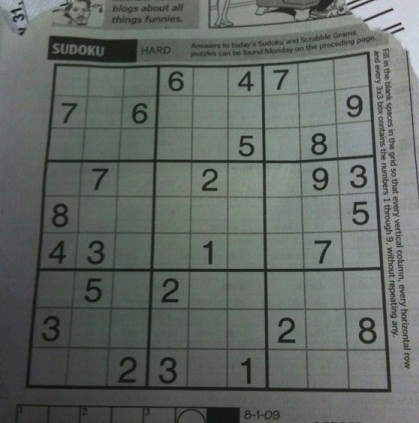
#> input picture examples/s5.png, 419 x 423 px
$ jupyter execute --allow-errors cv.ipynb   (shell and % lines are left out)   (Python 2 division)
#> lines starting #> are read from the running program, lines starting #| are printed output that depends on the picture; after the words box and inside, x2 and y2 are one past the last pixel; in counts of white or black regions, pixels touching at a corner belong together
[cell 1]
import cv2
import numpy as np
from matplotlib import pyplot as plt

[cell 2]
img_org = cv2.imread("./examples/s5.png")
#> img_org is the input picture: shape (423, 419, 3); mean B, G, R 99.5, 105.2, 98.3
img = cv2.cvtColor(img_org, cv2.COLOR_BGR2GRAY)
plt.imshow(img_org)

[cell 3]
w = img.shape[0]/10
#> w = 42
if w % 2 == 0:
    w += 1
#> w = 43

th = cv2.adaptiveThreshold(
    img,
    maxValue=1,
    adaptiveMethod=cv2.ADAPTIVE_THRESH_MEAN_C,
    thresholdType=cv2.THRESH_BINARY_INV,
    blockSize=w,
    C=0,
)
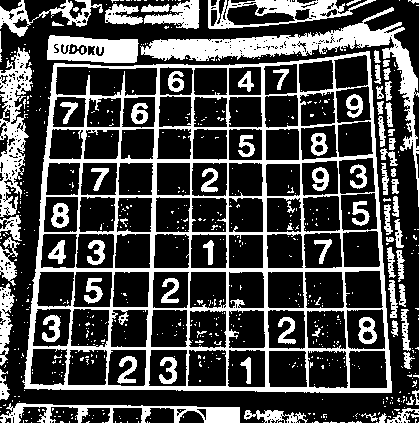
#> th: shape (423, 419); values 0 (black) and 1 (white), 28.9% white; 673 white regions (590 under 20 px), largest, box (x1, y1, x2, y2) and area: (22, 51, 392, 393) 21764, (140, 7, 419, 207) 5990, (0, 47, 33, 217) 2665
plt.imshow(th)

[cell 4]
w2 = (w/2)
#> w2 = 21
if w2 % 2 == 0:
    w2 += 1
print w2
#| 21
th2 = cv2.adaptiveThreshold(
    th,
    maxValue=1,
    adaptiveMethod=cv2.ADAPTIVE_THRESH_MEAN_C,
    thresholdType=cv2.THRESH_BINARY,
    blockSize=w2,
    C=0,
)
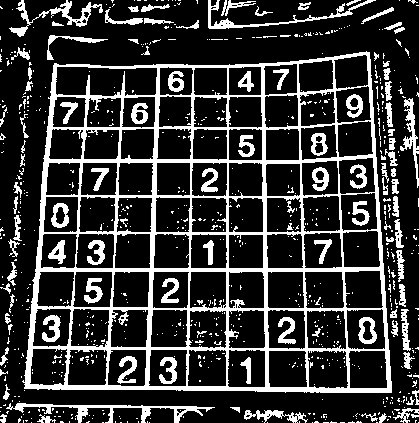
#> th2: shape (423, 419); values 0 (black) and 1 (white), 21.3% white; 792 white regions (687 under 20 px), largest, box (x1, y1, x2, y2) and area: (22, 51, 392, 393) 21744, (6, 403, 215, 423) 1036, (208, 0, 376, 29) 721
plt.imshow(th2)

[cell 5]
# th3 = cv2.medianBlur(th2, ksize=3)
# plt.imshow(th3)

[cell 6]
def draw_hlines(img, lines):
    cpy = img.copy()

    for line in lines:
        rho, theta = line[0]
        a = np.cos(theta)
        b = np.sin(theta)
        x0 = a*rho
        y0 = b*rho
        x1 = int(x0 + 1000*(-b))
        y1 = int(y0 + 1000*(a))
        x2 = int(x0 - 1000*(-b))
        y2 = int(y0 - 1000*(a))

        cv2.line(cpy,(x1,y1),(x2,y2),(0,0,255),2)

    return cpy

def similar_angle(line_a, line_b, min_ang_diff=0.5):
    """
    lines has to differ by some value
    otherwise intersection is not interesting
    """
    if min_ang_diff <= 0:
        return False

    th_a = line_a[0][1]
    th_b = line_b[0][1]

    ang_diff = np.abs(th_a - th_b)
    if ang_diff < min_ang_diff or ang_diff > (np.pi - min_ang_diff):
        return True
    return False

def intersection(line_a, line_b, min_ang_diff=0):
    """
    Solve:
    x*cos(th_a) + y*sin(th_a) = r_a
    x*cos(th_b) + y*sin(th_b) = r_b

    As matrix:
    A*X = b
    """
    r_a, th_a = line_a[0]
    r_b, th_b = line_b[0]

#     if min_ang_diff and similar_angle(line_a, line_b, min_ang_diff):
#         return None, (0, 0)

    A = np.array([
        [np.cos(th_a), np.sin(th_a)],
        [np.cos(th_b), np.sin(th_b)],
    ])
    b = np.array([r_a, r_b])
    ret, dst = cv2.solve(A, b)
    return ret, dst

def point_in_view(point, img_shape, scope=0.5):
    """
    scope: padding to size. 0.5 = 50%
    """
    w, h = img_shape
    x, y = point

    min_x = 0 - w*scope
    min_y = 0 - h*scope
    max_x = w + w*scope
    max_y = h + h*scope

    return (
        min_x <= x <= max_x and
        min_y <= y <= max_y
    )

def remove_duplicate_lines(lines, min_ang_diff, img_shape):
    """
    duplicates: crosses in view at low angle
    """
    to_remove = set([])
    for i, line_a in enumerate(lines):
        for j, line_b in enumerate(lines):
            if i <= j:
                continue

            ok, point = intersection(line_a, line_b)
            if not ok:
                continue

            in_view = point_in_view(point, img_shape)
            similar = similar_angle(line_a, line_b, min_ang_diff)

            if in_view and similar:
                to_remove.add(max(i, j))

    cleaned = [line for i, line in enumerate(lines) if i not in to_remove]
    return cleaned

[cell 7]
threshold = 0
lines = cv2.HoughLines(th2, rho=1, theta=np.pi/180, threshold=threshold)
print len(lines)
#| 12407
lines = lines[:100]
#> lines = 100 rows, first 8: [385, 1.59], [388, 1.57], [270, 1.57], [308, 1.57], [-362, 3.07], [349, 1.57], [159, 0.0349], [227, 0]
annotated = draw_hlines(img_org, lines)
#> the loop in draw_hlines, `for line in lines:` made 100 passes
#> (rho, theta, a, b, x0, y0, x1, y1) on passes 1 to 12: (385, 1.59, -0.0175, 1, -6.72, 384.9, -1006, 367), (388, 1.57, -4.37e-08, 1, -1.7e-05, 388, -1000, 387), (270, 1.57, -4.37e-08, 1, -1.18e-05, 270, -1000, 269), (308, 1.57, -4.37e-08, 1, -1.35e-05, 308, -1000, 307), (-362, 3.07, -0.998, 0.0698, 361.1, -25.25, 291, -1022), (349, 1.57, -4.37e-08, 1, -1.53e-05, 349, -1000, 348), (159, 0.0349, 0.999, 0.0349, 158.9, 5.55, 124, 1004), (227, 0, 1, 0, 227, 0, 227, 1000), (60, 0.0873, 0.996, 0.0872, 59.77, 5.23, -27, 1001), (-260, 3.12, -1, 0.0175, 260, -4.54, 242, -1004), (-366, 3.09, -0.999, 0.0523, 365.5, -19.15, 313, -1017), (-294, 3.11, -0.999, 0.0349, 293.8, -10.26, 258, -1009)
#> after the loop in draw_hlines, `for line in lines:`:
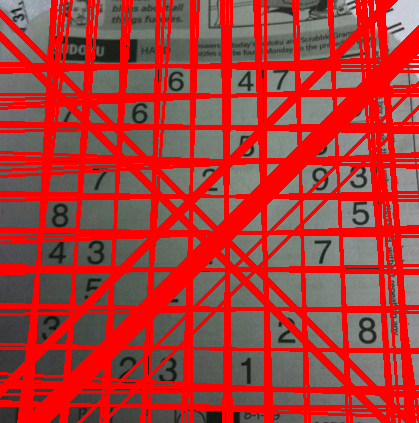
#> cpy: shape (423, 419, 3); mean B, G, R 55.6, 58.7, 172.5
plt.imshow(annotated)

[cell 8]
pointed = annotated.copy()

min_ang_diff = np.deg2rad(15) # 15 deg

intersections = {}
#> (the rest of this cell did not finish here and is left out)

[cell 9]
dedup = remove_duplicate_lines(lines[:], np.deg2rad(15), img.shape)
#> in remove_duplicate_lines, `to_remove = set([])`: to_remove = 0 items
#> the loop in remove_duplicate_lines, `for i, line_a in enumerate(lines):` made 100 passes
#> line_a on passes 1, 6, 7, 8, 9, 10, 11, 12, 13, 14, 15, 16: [[385, 1.59]], [[349, 1.57]], [[159, 0.0349]], [[227, 0]], [[60, 0.0873]], [[-260, 3.12]], [[-366, 3.09]], [[-294, 3.11]], [[194, 0.0175]], [[64, 0.105]], [[93, 0.0698]], [[-329, 3.09]]
print len(dedup)
#| 41
plt.imshow(draw_hlines(img_org, dedup))
#> the loop in draw_hlines (call 2), `for line in lines:` made 41 passes
#> after the loop in draw_hlines (call 2), `for line in lines:`:
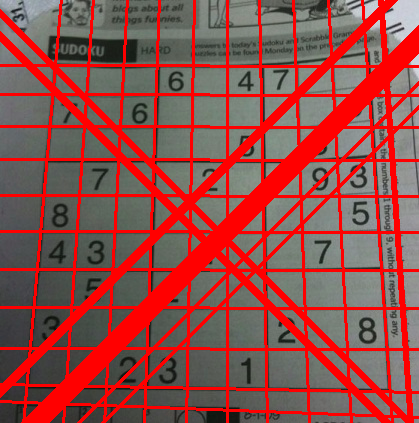
#> cpy: shape (423, 419, 3); mean B, G, R 73, 77, 144.8

[cell 10]
def dist(p1, p2):
    return 1
# [7 lines of commented-out code are left out]

def squarish(a, b, c, d):
    return 1

#     p4             d_i_lj            p1
#        x---------------------------x
#        |             i             |
#        |                           |
#        |                           |
# d_l_ik | l                       j | d_j_ik
#        |                           |
#        |                           |
#        |             k             |
#        x---------------------------x
#     p3            d_k_lj             p2
#
# d_i_lj - a
# d_j_ik - b
# d_k_lj - c
# d_l_ik - d
#

for i, line_a in enumerate(dedup):
    for j, line_b in enumerate(dedup):
        p1 = intersections.get((i, j))
        if not p1:
            continue

        for k, line_d in enumerate(dedup):
            if k in (i,j):
                continue

            p2 = intersections.get((j, k))
            if not p2:
                continue

            try:
                d_j_ik = dist(p1, p2)
            except:
                print (i,j,k)
                raise

            for l, line_e in enumerate(dedup):
                if k == l:
                    continue

                p3 = intersections.get((k, l))
                p4 = intersections.get((l, i))

                if not p3 or not p4:
                    continue

                d_k_lj = dist(p2, p3)
                d_l_ik = dist(p3, p4)
                d_i_lj = dist(p4, p1)

                sq = squarish(a=d_i_lj, b=d_j_ik, c=d_k_lj, d=d_l_ik)
#> this loop made 41 passes

[cell 11]
dist((30.28625, 391.87109), (390.28625, 391.87109))

$ run again, with examples/s2.png copied over examples/s5.png
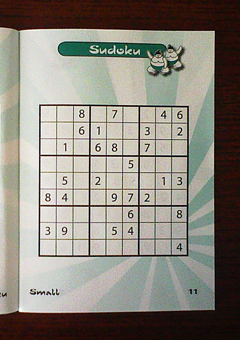
#> input picture examples/s2.png, 240 x 340 px
#> img_org is the input picture: shape (340, 240, 3); mean B, G, R 125.5, 134.8, 139.5
#> `th = cv2.adaptiveThreshold( img, maxValue=1, adaptiveMethod=cv2.ADAPTI..`:
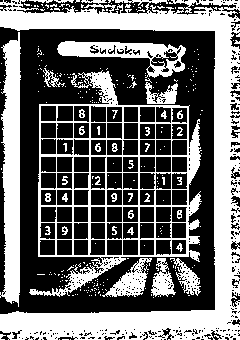
#> th: shape (340, 240); values 0 (black) and 1 (white), 42.3% white; 285 white regions (245 under 20 px), largest, box (x1, y1, x2, y2) and area: (0, 0, 240, 340) 17401, (29, 70, 202, 297) 7316, (0, 32, 21, 307) 4151
#| 17
#> th2: shape (340, 240); values 0 (black) and 1 (white), 10.9% white in thin lines or dots
#| 8407
#> lines = 100 rows, first 8: [171, 0], [73, 0], [106, 0], [56, 0], [90, 0], [42, 0.0175], [92, 0.0175], [122, 0]
#> the loop in draw_hlines, `for line in lines:` made 100 passes
#> (rho, theta, a, b, x0, y0, x1, y1) on passes 1 to 8: (171, 0, 1, 0, 171, 0, 171, 1000), (73, 0, 1, 0, 73, 0, 73, 1000), (106, 0, 1, 0, 106, 0, 106, 1000), (56, 0, 1, 0, 56, 0, 56, 1000), (90, 0, 1, 0, 90, 0, 90, 1000), (42, 0.0175, 1, 0.0175, 41.99, 0.733, 24, 1000), (92, 0.0175, 1, 0.0175, 91.99, 1.61, 74, 1001), (122, 0, 1, 0, 122, 0, 122, 1000)
#> to_remove = 0 items
#> the loop in remove_duplicate_lines, `for i, line_a in enumerate(lines):` made 100 passes
#> line_a on passes 1, 6, 7, 8, 9, 10, 11, 12: [[171, 0]], [[42, 0.0175]], [[92, 0.0175]], [[122, 0]], [[138, 0]], [[155, 0]], [[239, 1.57]], [[255, 1.57]]
#| 32
#> the loop in draw_hlines (call 2), `for line in lines:` made 32 passes
#> after the loop in draw_hlines (call 2), `for line in lines:`:
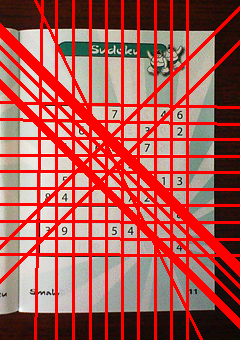
#> cpy: shape (340, 240, 3); mean B, G, R 83, 89.4, 173
#> the loop `for i, line_a in enumerate(dedup):` made 32 passes

$ run again, with examples/s3.png copied over examples/s5.png
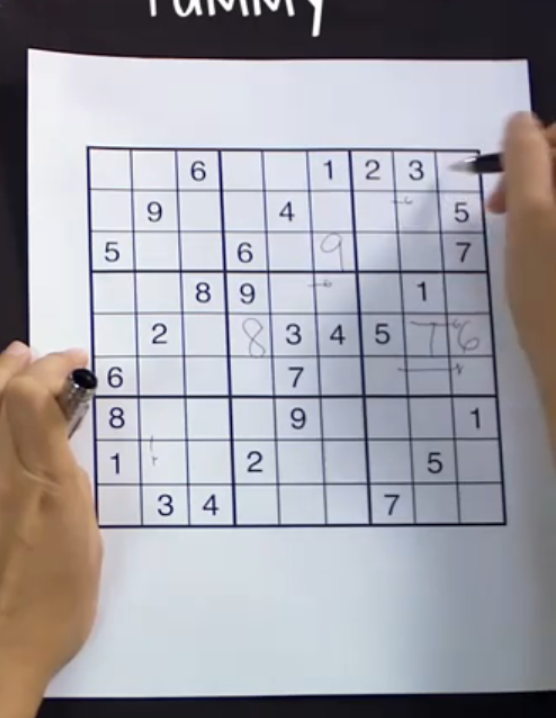
#> input picture examples/s3.png, 556 x 718 px
#> img_org is the input picture: shape (718, 556, 3); mean B, G, R 167.3, 160.6, 161.9
#> `th = cv2.adaptiveThreshold( img, maxValue=1, adaptiveMethod=cv2.ADAPTI..`:
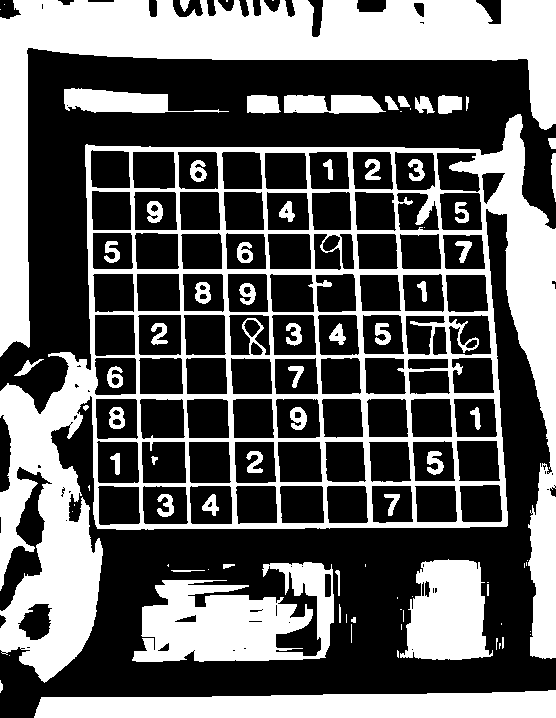
#> th: shape (718, 556); values 0 (black) and 1 (white), 38.4% white; 86 white regions (31 under 20 px), largest, box (x1, y1, x2, y2) and area: (0, 114, 556, 683) 70686, (0, 0, 556, 357) 39672, (132, 562, 334, 662) 12490
#| 35
#> th2: shape (718, 556); values 0 (black) and 1 (white), 12.6% white; 187 white regions (96 under 20 px), largest, box (x1, y1, x2, y2) and area: (85, 144, 508, 530) 35712, (284, 95, 348, 114) 1026, (260, 562, 334, 661) 933
#| 13975
#> lines = 100 rows, first 8: [-300, 3.09], [356, 1.57], [-252, 3.09], [483, 1.57], [525, 1.57], [396, 1.57], [439, 1.57], [314, 1.57]
#> the loop in draw_hlines, `for line in lines:` made 100 passes
#> (rho, theta, a, b, x0, y0, x1, y1) on passes 1 to 8: (-300, 3.09, -0.999, 0.0523, 299.6, -15.7, 247, -1014), (356, 1.57, -4.37e-08, 1, -1.56e-05, 356, -1000, 355), (-252, 3.09, -0.999, 0.0523, 251.7, -13.19, 199, -1011), (483, 1.57, -4.37e-08, 1, -2.11e-05, 483, -1000, 482), (525, 1.57, -4.37e-08, 1, -2.29e-05, 525, -1000, 524), (396, 1.57, -4.37e-08, 1, -1.73e-05, 396, -1000, 395), (439, 1.57, -4.37e-08, 1, -1.92e-05, 439, -1000, 438), (314, 1.57, -4.37e-08, 1, -1.37e-05, 314, -1000, 313)
#> to_remove = 0 items
#> the loop in remove_duplicate_lines, `for i, line_a in enumerate(lines):` made 100 passes
#> line_a on passes 1, 5, 6, 7, 8, 9, 10, 11: [[-300, 3.09]], [[525, 1.57]], [[396, 1.57]], [[439, 1.57]], [[314, 1.57]], [[312, 1.57]], [[-379, 3.07]], [[-124, 3.11]]
#| 42
#> the loop in draw_hlines (call 2), `for line in lines:` made 42 passes
#> after the loop in draw_hlines (call 2), `for line in lines:`:
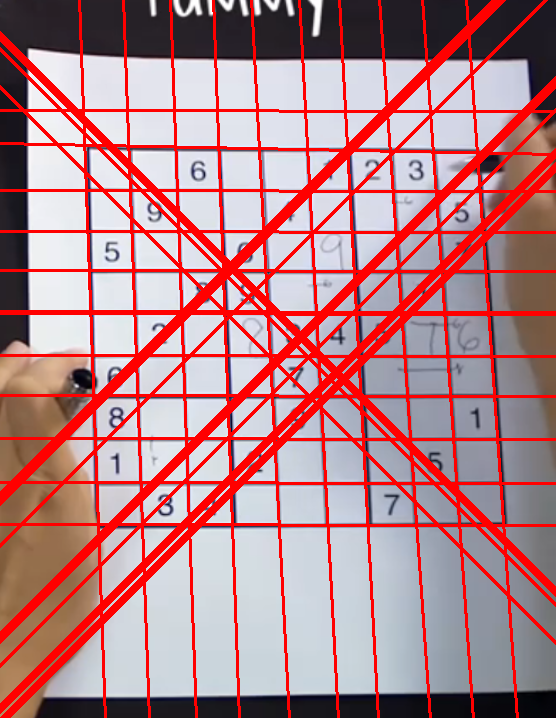
#> cpy: shape (718, 556, 3); 19.7% of pixels changed, all inside (x1, y1, x2, y2) = (0, 0, 556, 718)
#> the loop `for i, line_a in enumerate(dedup):` made 42 passes
